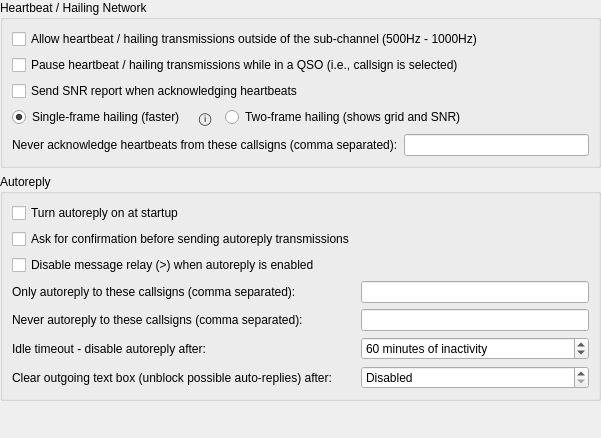
             <widget class="QWidget" name="scrollAreaWidgetContents_8">
              <property name="geometry">
               <rect>
                <x>0</x>
                <y>0</y>
                <width>601</width>
                <height>438</height>
               </rect>
              </property>
              <layout class="QVBoxLayout" name="verticalLayout_16">
               <property name="leftMargin">
                <number>0</number>
               </property>
               <property name="topMargin">
                <number>0</number>
               </property>
               <property name="rightMargin">
                <number>0</number>
               </property>
               <property name="bottomMargin">
                <number>0</number>
               </property>
               <item>
                <widget class="QGroupBox" name="groupBox_13">
                 <property name="title">
                  <string>Heartbeat / Hailing Network</string>
                 </property>
                 <layout class="QVBoxLayout" name="verticalLayout_34">
                  <item>
                   <widget class="QCheckBox" name="heartbeat_anywhere_check_box">
                    <property name="text">
                     <string>Allow heartbeat / hailing transmissions outside of the sub-channel (500Hz - 1000Hz)</string>
                    </property>
                   </widget>
                  </item>
                  <item>
                   <widget class="QCheckBox" name="heartbeat_qso_pause_check_box">
                    <property name="text">
                     <string>Pause heartbeat / hailing transmissions while in a QSO (i.e., callsign is selected)</string>
                    </property>
                   </widget>
                  </item>
                  <item>
                   <widget class="QCheckBox" name="heartbeat_ack_snr_check_box">
                    <property name="visible">
                     <bool>false</bool>
                    </property>
                    <property name="text">
                     <string>Send SNR report when acknowledging heartbeats</string>
                    </property>
                   </widget>
                  </item>
                  <item>
                   <layout class="QHBoxLayout" name="hail_frame_layout">
                    <item>
                     <widget class="QRadioButton" name="hail_single_frame_radio">
                      <property name="text">
                       <string>Single-frame hailing (faster)</string>
                      </property>
                      <property name="checked">
                       <bool>true</bool>
                      </property>
                     </widget>
                    </item>
                    <item>
                     <widget class="QToolButton" name="hail_info_button">
                      <property name="toolTip">
                       <string>More info about Hailing</string>
                      </property>
                      <property name="text">
                       <string>&#9432;</string>
                      </property>
                      <property name="autoRaise">
                       <bool>true</bool>
                      </property>
                     </widget>
                    </item>
                    <item>
                     <widget class="QRadioButton" name="hail_two_frame_radio">
                      <property name="text">
                       <string>Two-frame hailing (shows grid and SNR)</string>
                      </property>
                     </widget>
                    </item>
                    <item>
                     <spacer name="hail_frame_trailing_spacer">
                      <property name="orientation">
                       <enum>Qt::Orientation::Horizontal</enum>
                      </property>
                      <property name="sizeHint" stdset="0">
                       <size>
                        <width>40</width>
                        <height>0</height>
                       </size>
                      </property>
                     </spacer>
                    </item>
                   </layout>
                  </item>
                  <item>
                   <layout class="QFormLayout" name="formLayout_16">
                    <property name="fieldGrowthPolicy">
                     <enum>QFormLayout::FieldGrowthPolicy::ExpandingFieldsGrow</enum>
                    </property>
                    <property name="formAlignment">
                     <set>Qt::AlignmentFlag::AlignLeading|Qt::AlignmentFlag::AlignLeft|Qt::AlignmentFlag::AlignTop</set>
                    </property>
                    <property name="bottomMargin">
                     <number>0</number>
                    </property>
                    <item row="0" column="0">
                     <widget class="QLabel" name="label_26">
                      <property name="text">
                       <string>Never acknowledge heartbeats from these callsigns (comma separated):</string>
                      </property>
                     </widget>
                    </item>
                    <item row="0" column="1">
                     <widget class="QLineEdit" name="hb_blacklist_line_edit"/>
                    </item>
                   </layout>
                  </item>
                 </layout>
                </widget>
               </item>
               <item>
                <widget class="QGroupBox" name="groupBox_9">
                 <property name="title">
                  <string>Autoreply</string>
                 </property>
                 <layout class="QFormLayout" name="formLayout">
                  <item row="0" column="0">
                   <widget class="QCheckBox" name="autoreply_on_check_box">
                    <property name="text">
                     <string>Turn autoreply on at startup</string>
                    </property>
                   </widget>
                  </item>
                  <item row="2" column="0">
                   <widget class="QCheckBox" name="relay_disabled_check_box">
                    <property name="text">
                     <string>Disable message relay (&gt;) when autoreply is enabled</string>
                    </property>
                   </widget>
                  </item>
                  <item row="3" column="0">
                   <widget class="QLabel" name="label_23">
                    <property name="text">
                     <string>Only autoreply to these callsigns (comma separated):</string>
                    </property>
                   </widget>
                  </item>
                  <item row="3" column="1">
                   <widget class="QLineEdit" name="auto_whitelist_line_edit"/>
                  </item>
                  <item row="4" column="0">
                   <widget class="QLabel" name="label_15">
                    <property name="text">
                     <string>Never autoreply to these callsigns (comma separated):</string>
                    </property>
                   </widget>
                  </item>
                  <item row="4" column="1">
                   <widget class="QLineEdit" name="auto_blacklist_line_edit"/>
                  </item>
                  <item row="5" column="0">
                   <widget class="QLabel" name="label_10">
                    <property name="text">
                     <string>Idle timeout - disable autoreply after:</string>
                    </property>
                    <property name="buddy">
                     <cstring>tx_watchdog_spin_box</cstring>
                    </property>
                   </widget>
                  </item>
                  <item row="5" column="1">
                   <widget class="QSpinBox" name="tx_watchdog_spin_box">
                    <property name="toolTip">
                     <string>&lt;html&gt;&lt;head/&gt;&lt;body&gt;&lt;p&gt;Number of minutes before unattended heartbeat transmissions are aborted.&lt;/p&gt;&lt;/body&gt;&lt;/html&gt;</string>
                    </property>
                    <property name="specialValueText">
                     <string>Disabled</string>
                    </property>
                    <property name="suffix">
                     <string> minutes of inactivity</string>
                    </property>
                    <property name="prefix">
                     <string/>
                    </property>
                    <property name="minimum">
                     <number>0</number>
                    </property>
                    <property name="maximum">
                     <number>1440</number>
                    </property>
                    <property name="singleStep">
                     <number>1</number>
                    </property>
                    <property name="value">
                     <number>60</number>
                    </property>
                   </widget>
                  </item>
                  <item row="6" column="0">
                   <widget class="QLabel" name="label_clear_outgoing">
                    <property name="text">
                     <string>Clear outgoing text box (unblock possible auto-replies) after:</string>
                    </property>
                    <property name="buddy">
                     <cstring>clear_outgoing_spin_box</cstring>
                    </property>
                   </widget>
                  </item>
                  <item row="6" column="1">
                   <widget class="QSpinBox" name="clear_outgoing_spin_box">
                    <property name="toolTip">
                     <string>&lt;html&gt;&lt;head/&gt;&lt;body&gt;&lt;p&gt;Text left in the outgoing box blocks auto-replies. Every change to the box restarts this countdown; when it reaches zero the box is cleared and, in JTTY mode, &quot;Directed to&quot; is de-selected. 15 minutes or more. Disabled = the text stays, as before.&lt;/p&gt;&lt;/body&gt;&lt;/html&gt;</string>
                    </property>
                    <property name="specialValueText">
                     <string>Disabled</string>
                    </property>
                    <property name="suffix">
                     <string> minutes</string>
                    </property>
                    <property name="minimum">
                     <number>0</number>
                    </property>
                    <property name="maximum">
                     <number>120</number>
                    </property>
                    <property name="singleStep">
                     <number>5</number>
                    </property>
                    <property name="value">
                     <number>0</number>
                    </property>
                   </widget>
                  </item>
                  <item row="1" column="0">
                   <widget class="QCheckBox" name="autoreply_confirmation_check_box">
                    <property name="text">
                     <string>Ask for confirmation before sending autoreply transmissions</string>
                    </property>
                   </widget>
                  </item>
                 </layout>
                </widget>
               </item>
               <item>
                <spacer name="verticalSpacer_18">
                 <property name="orientation">
                  <enum>Qt::Orientation::Vertical</enum>
                 </property>
                 <property name="sizeHint" stdset="0">
                  <size>
                   <width>20</width>
                   <height>220</height>
                  </size>
                 </property>
                </spacer>
               </item>
              </layout>
             </widget>
